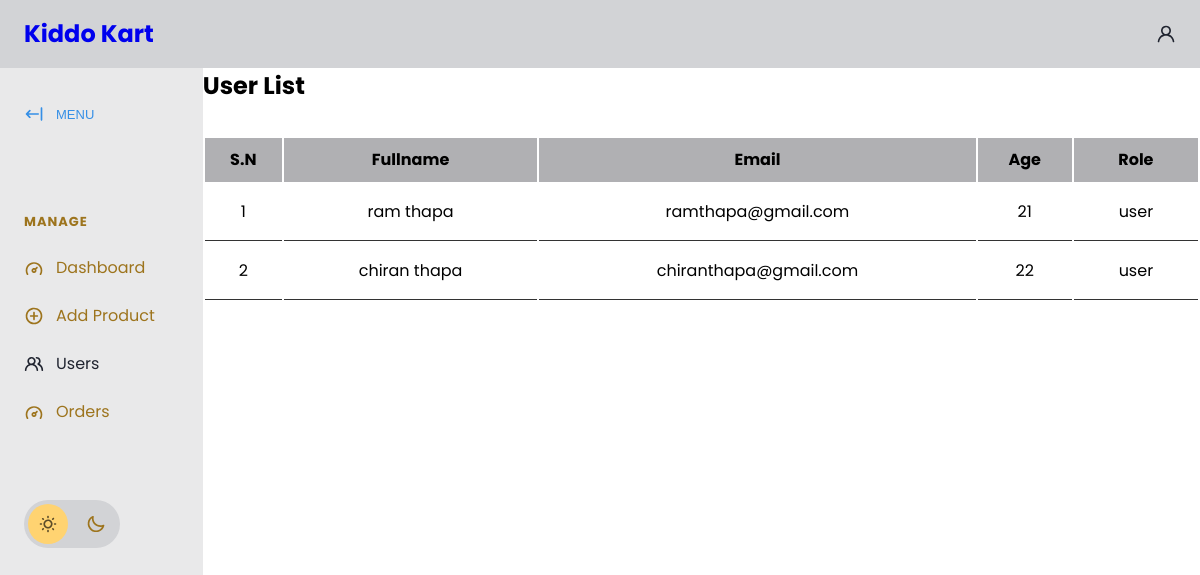
The app's page /php/userlist.php, older data.
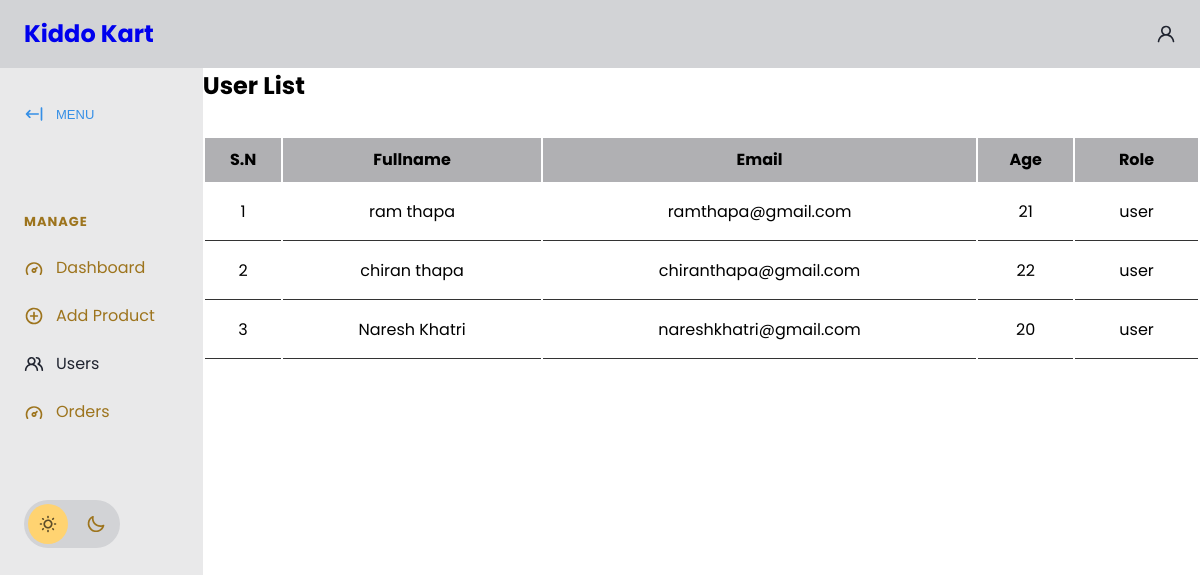
The same page, newer data.
### tables this page shows
CREATE TABLE `users` (
  `ID` int(11) NOT NULL,
  `Username` varchar(100) DEFAULT NULL,
  `Email` varchar(100) DEFAULT NULL,
  `Password` varchar(100) DEFAULT NULL,
  `Age` int(11) DEFAULT NULL,
  `UserRole` varchar(10) NOT NULL,
  `Phone_No` varchar(200) NOT NULL
);

### php/userlist.php (the view, shortened to what this page needs)
<?php
include_once('connection.php');
?>
<!DOCTYPE html>
<html lang="en">
<head>
    <link rel="stylesheet" href="https://cdn.jsdelivr.net/npm/modern-normalize@1.1.0/modern-normalize.min.css">
    <link rel="stylesheet" href="app.css">
    <link rel="stylesheet" href="./product.css">
</head>
<body>
    <header id="main-header">
        <nav>
            <ul>
                <li id="main-header__logo">
                    <a href="./admindb.html">
                    <h1>Kiddo Kart</h1>
                    </a>
                </li>
            </ul>
            <a href="#">
                <svg>
                    <use xlink:href="#icon-user"></use>
                </svg>
            </a>
        </nav>
    </header>
    <section id="main">
        <div id="sidebar">
            <button id="sidebar__collapse">
                <svg>
                    <use xlink:href="#icon-collapse"></use>
                </svg>
                <span>MENU</span>
            </button>
            <nav id="sidebar__nav">
                <ul>
                    <li class="menu-heading"><span>Manage</span></li>
                    <li>
                        <a href="admindb.php">
                            <svg>
                                <use xlink:href="#icon-dashboard"></use>
                            </svg>
                            <span>Dashboard</span>
                        </a>
                    </li>
                    <li>
                        <a href="./addproduct.php">
                            <svg>
                                <use xlink:href="#icon-add"></use>
                            </svg>
                            <span>Add Product</span>
                        </a>
                    </li>
                    <li>
                        <a href="#" class="active">
                            <svg>
                                <use xlink:href="#icon-users"></use>
                            </svg>
                            <span>Users</span>
                        </a>
                    </li>
                    <li>
                    <li>
                        <a href="viewproducts.php" >
                            <svg>
                                <use xlink:href="#icon-dashboard"></use>
                            </svg>
                            <span>Orders</span>
                        </a>
                    </li>
            </nav>
            <div id="sidebar__theme-switcher">
                <svg id="sidebar__theme-switcher__sun">
                    <use xlink:href="#icon-sun"></use>
                </svg>
                <svg id="sidebar__theme-switcher__moon">
                    <use xlink:href="#icon-moon"></use>
                </svg>
            </div>
        </div>
        <div class="form-container">
            <h1>User List</h1>
            <div class="admin-product-form-container">
                <?php
                $select = mysqli_query($conn, "SELECT * FROM users where UserRole = 'user'");
                $sn = 1;
                ?>
                <div class="product-display">
                    <table class="product-display-table">
                        <thead>
                            <tr>
                                <th>S.N</th>
                                <th>Fullname</th>
                                <th>Email</th>
                                <th>Age</th>
                                <th>Role</th>
                            </tr>
                        </thead>
                        <?php while ($row = mysqli_fetch_assoc($select)) {
                            ?>
                            <tr>
                                <td>
                                    <?php echo $sn++; ?>
                                </td>
                                <td>
                                    <?php echo $row['Username']; ?>
                                </td>
                                <td>
                                    <?php echo $row['Email']; ?>
                                </td>
                                <td>
                                    <?php echo $row['Age'] ?>
                                </td>
                                <td>
                                    <?php echo $row['UserRole'] ?>
                                </td>
                            </tr>
                        <?php } ?>
                    </table>
                </div>
            </div>
</body>
</html>

Row changes from the older to the newer data that the page shows:
added users: Username "Naresh Khatri", Email "nareshkhatri@gmail.com", Age "20", UserRole "user"
